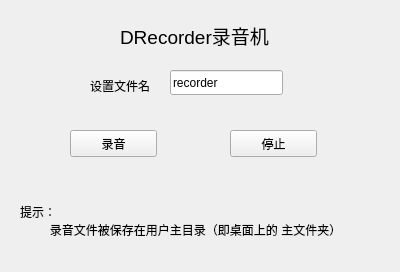
<?xml version="1.0" encoding="UTF-8"?>
<ui version="4.0">
 <class>DRecorder</class>
 <widget class="QWidget" name="DRecorder">
  <property name="geometry">
   <rect>
    <x>0</x>
    <y>0</y>
    <width>400</width>
    <height>272</height>
   </rect>
  </property>
  <property name="windowTitle">
   <string>DRecorder</string>
  </property>
  <property name="statusTip">
   <string notr="true"/>
  </property>
  <widget class="QLineEdit" name="lineEdit_2">
   <property name="geometry">
    <rect>
     <x>170</x>
     <y>70</y>
     <width>113</width>
     <height>25</height>
    </rect>
   </property>
   <property name="text">
    <string>recorder</string>
   </property>
  </widget>
  <widget class="QLabel" name="label">
   <property name="geometry">
    <rect>
     <x>120</x>
     <y>10</y>
     <width>171</width>
     <height>51</height>
    </rect>
   </property>
   <property name="font">
    <font>
     <pointsize>14</pointsize>
    </font>
   </property>
   <property name="text">
    <string>DRecorder录音机</string>
   </property>
  </widget>
  <widget class="QLabel" name="label_2">
   <property name="geometry">
    <rect>
     <x>90</x>
     <y>70</y>
     <width>71</width>
     <height>31</height>
    </rect>
   </property>
   <property name="text">
    <string>设置文件名</string>
   </property>
  </widget>
  <widget class="QPushButton" name="pushButton_start">
   <property name="geometry">
    <rect>
     <x>70</x>
     <y>130</y>
     <width>87</width>
     <height>27</height>
    </rect>
   </property>
   <property name="text">
    <string>录音</string>
   </property>
  </widget>
  <widget class="QPushButton" name="pushButton_stop">
   <property name="geometry">
    <rect>
     <x>230</x>
     <y>130</y>
     <width>87</width>
     <height>27</height>
    </rect>
   </property>
   <property name="text">
    <string>停止</string>
   </property>
  </widget>
  <widget class="QLabel" name="label_3">
   <property name="geometry">
    <rect>
     <x>20</x>
     <y>200</y>
     <width>361</width>
     <height>41</height>
    </rect>
   </property>
   <property name="text">
    <string>提示：
         录音文件被保存在用户主目录（即桌面上的 主文件夹）</string>
   </property>
  </widget>
 </widget>
 <layoutdefault spacing="6" margin="11"/>
 <resources/>
 <connections/>
</ui>
